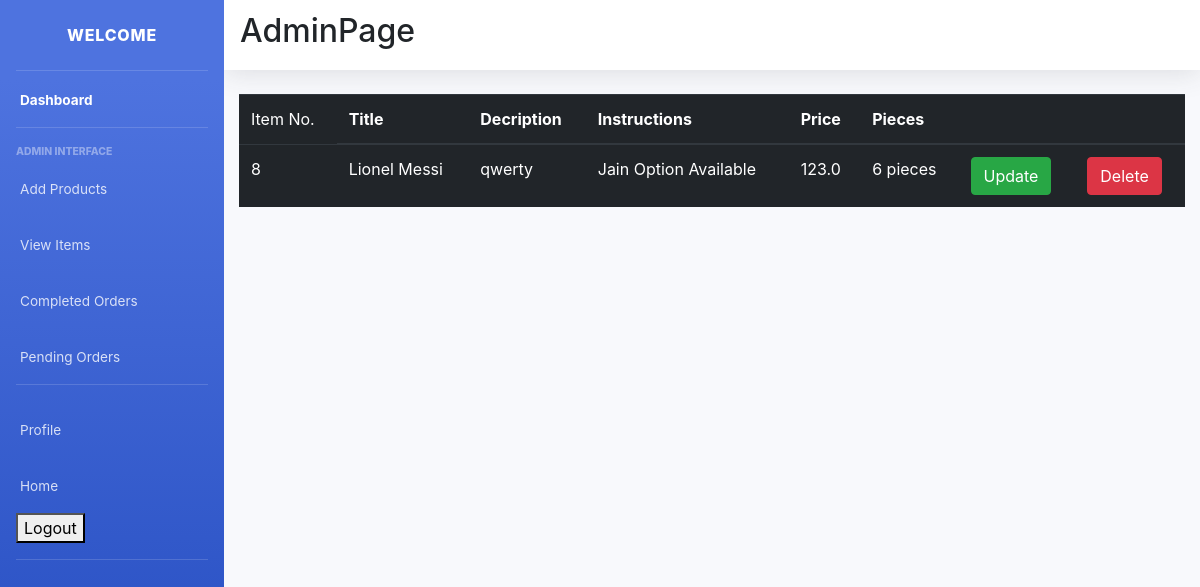
/item_list/ (signed in), run on the app's committed database.
### main/models.py (models this page shows, shortened)
class Item(models.Model):
    LABELS = (
        ('BestSeller', 'BestSeller'),
        ('New', 'New'),
        ('Spicy🔥', 'Spicy🔥'),
    )
    LABEL_COLOUR = (
        ('danger', 'danger'),
        ('success', 'success'),
        ('primary', 'primary'),
        ('info', 'info')
    )
    title = models.CharField(max_length=150)
    description = models.CharField(max_length=250,blank=True)
    price = models.FloatField()
    pieces = models.IntegerField(default=6)
    instructions = models.CharField(max_length=250,default="Jain Option Available")
    image = models.ImageField(default='default.png', upload_to='images/')
    labels = models.CharField(max_length=25, choices=LABELS, blank=True)
    label_colour = models.CharField(max_length=15, choices=LABEL_COLOUR, blank=True)
    slug = models.SlugField(default="sushi_name")
    created_by = models.ForeignKey(User, on_delete=models.CASCADE)

### main/decorators.py (the view)
    def wrapper_func(request, *args, **kwargs):
        group = Group.objects.get(user = request.user)
        if group.name == 'admin_owner':
            return view_func(request, *args, **kwargs)
        else:
            return redirect('/')

### main/views.py (called while the page is built)
@login_required(login_url='/accounts/login/')
@admin_required
def item_list(request):
    items = Item.objects.filter(created_by=request.user)
    context = {
        'items':items
    }
    return render(request, 'main/item_list.html', context)

### main/templates/main/item_list.html
{% extends "main/layout2.html" %}
{% block content %}
<div class="cart">
    <div class="row">
        <div class="col-sm-12">
            {% if items %}
            <div class="table-responsive">
                <table class="table table-dark">
                    <thead>
                    <tr>
                        <td scope="col">Item No.</td>
                        <th scope="col">Title</th>
                        <th scope="col">Decription</th>
                        <th scope="col">Instructions</th>
                        <th scope="col">Price</th>
                        <th scope="col">Pieces</th>
                        <th></th>
                        <th></th>
                    </tr>
                    </thead>
                    <tbody>
                        {% for item in items %}
                    <tr>
                        <td>{{ item.id }}</td>
                        <td>{{ item.title }} <span class="badge badge-{{ item.label_colour }}">{{ item.labels }}</span></td></td>
                        <td>{{ item.description }}</td>
                        <td>{{ item.instructions }}</td>
                        <td>{{ item.price }}</td>
                        <td>{{ item.pieces }} pieces</td>
                        <td><a class="btn btn-success" href="{% url 'main:item-update' item.slug %}">Update</a></td>
                        <td><a class="btn btn-danger" href="{% url 'main:item-delete' item.slug %}">Delete</a></td>
                    </tr>
                        {% endfor %}
                    </tbody>
                </table>
            </div>
            {% else %}
            <h4 class="text-center">Sorry, you have not ordered any item yet!!!</h4>
            {% endif %}
        </div>
    </div>
</div>
{% endblock content %}

### data on the page
Item: id "8", title "Lionel Messi", description "qwerty", instructions "Jain Option Available", price "123.0", pieces "6"
